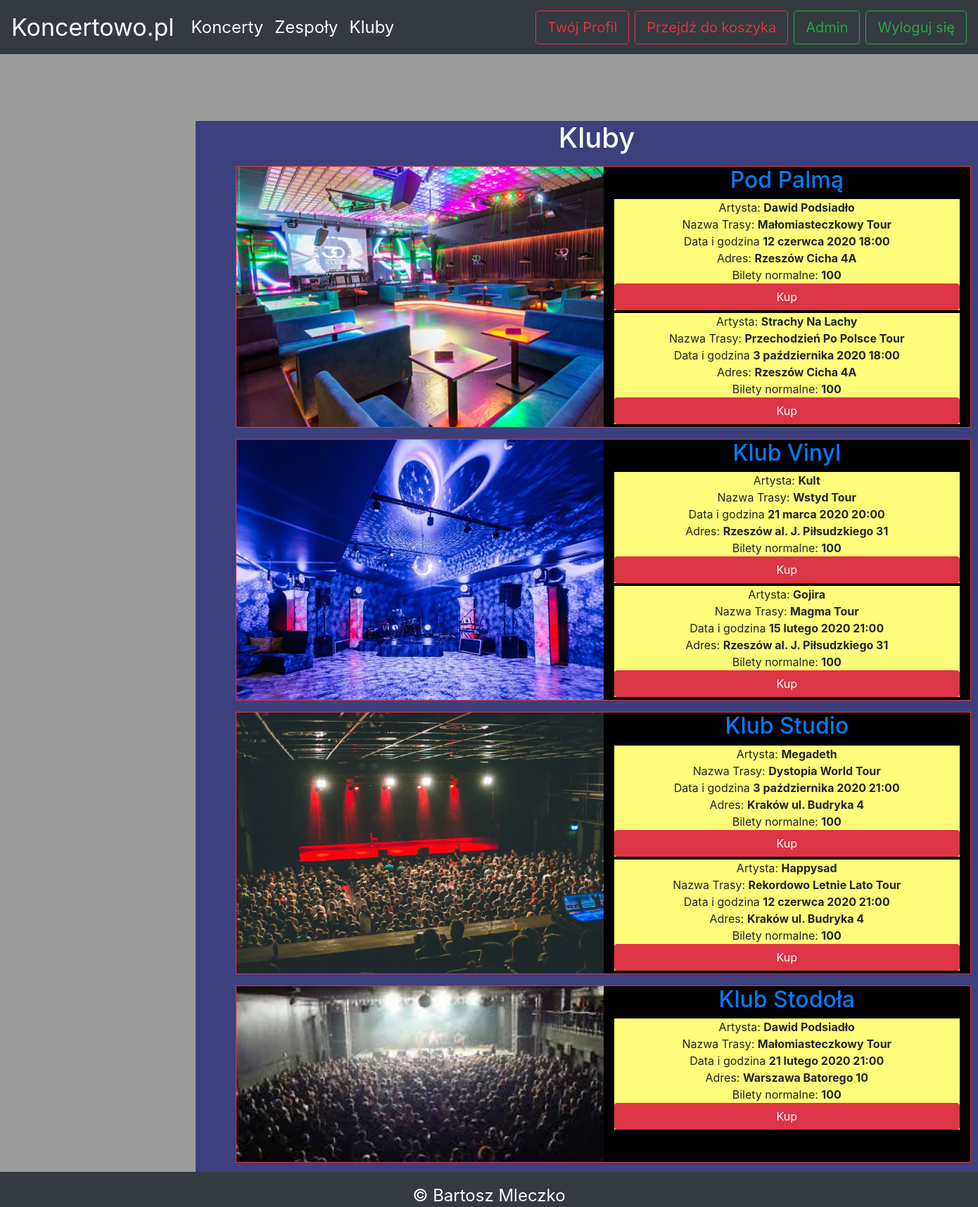
/clubs (signed in), run on the app's committed database.
### zespol/models.py (models this page shows, shortened)
class Club(models.Model):
    name = models.CharField("club_name", max_length=100)
    address = models.CharField("address", max_length=100)
    city = models.CharField("address", max_length=100,default='Rzeszów')
    image = models.ImageField("club_image", upload_to="icons/clubs", blank=True)
    normal_tickets = models.IntegerField("normal_tickets",default=100)
    class Meta:
        verbose_name="Klub"
        verbose_name_plural="Kluby"

class Concert(models.Model):
    name = models.CharField("concert_name", max_length=100)
    date = models.DateTimeField("concert_date")
    band = models.ForeignKey(Band,on_delete=models.CASCADE)
    club = models.ForeignKey(Club,on_delete=models.CASCADE)
    normal_tickets = models.IntegerField("normal_tickets",default=100)
    ticket_price = models.IntegerField("ticket_price", default=40)
    class Meta:
        verbose_name="Koncert"
        verbose_name_plural="Koncerty"

class Band(models.Model):
    name = models.CharField('band_name', max_length=50)
    image = models.ImageField("band_image", upload_to="icons/bands", blank=True)
    genre = models.ForeignKey(Genre,on_delete=models.CASCADE)
    class Meta:
        verbose_name="Zespol"
        verbose_name_plural="Zespoly"

### zespol/views.py (the view)
# urls.py: path('clubs', views.clubs, name='clubs'),
@login_required
def clubs(request):
    club_list  = Club.objects.all()
    return render(request,'clubs.html',{'clubs': club_list})

### zespol/templates/clubs.html (shortened to what this page needs)
{% extends 'index.html' %}
{% load static %}
{% block content %}
<div class="container content" style="position: absolute; top: 10%; left:20vw; bottom:10%; background: rgba(10,14,110,0.64);height:fit-content; min-height: 80%;" >
<h1 style="text-align: center; color:white;"> Kluby</h1>
{% for club in clubs %}
    <div class="row mt-3 mb-3" >
            <div class="col-11  bg-light border border-danger" style="left:5%;">
                <div class="row">
                    <div class="col" style="background: darkgray; min-height: 250px; height: inherit; background-image: url('{{ club.image.url }}'); background-size: cover; background-repeat: no-repeat; background-position: center;" >
                     </div>
                    <div class="col" style="text-align: center; background:black;">
                        <h2 style="color:white;">
                        <a href="{% url 'club_details' club.pk %}">{{ club.name }}</a>
                        </h2>
                        {% for concert in club.concert_set.all%}
                                <div class="mt-1" style="background:#fffd7a;">
                                <span>Artysta: <b>{{ concert.band.name}}</b></span>
                                <br>
                                 <span>Nazwa Trasy: <b>{{ concert.name }}</b></span>
                                <br>
                                <span> Data i godzina <b>{{ concert.date |date:"j E Y G:i" }}</b></span>
                                <br>
                                    <span> Adres:  <b> {{ concert.club.city }} {{ concert.club.address }}</b></span>
                                <br>
                                    <span> Bilety normalne: <b>{{ club.normal_tickets}}</b>  </span>
                                <br>
                          {% if concert.normal_tickets == 0%}
                                     <a href="{% url 'concert-detail' concert.pk %}" class="btn btn-primary btn-block mb-1" style="display: none;"> Kup</a>
                                <p style="color: red;"><b>Brak Biletów</b></p>
                                {% else %}
                                     <a href="{% url 'concert-detail' concert.pk %}" class="btn btn-danger btn-block mb-1"> Kup</a>
                             {% endif %}
                            </div>
                        {%  endfor%}
                    </div>
                </div>
            </div>
    </div>
{% endfor %}
        </div>
{% endblock %}

### data on the page
Club: image (picture), name "Pod Palmą", normal_tickets "100"
Concert: band.name "Dawid Podsiadło", name "Małomiasteczkowy Tour", date "12 czerwca 2020 18:00", club.city "Rzeszów", club.address "Cicha 4A", normal_tickets "Kup"
Concert: band.name "Strachy Na Lachy", name "Przechodzień Po Polsce Tour", date "3 października 2020 18:00", club.city "Rzeszów", club.address "Cicha 4A", normal_tickets "Kup"
Club: image (picture), name "Klub Vinyl", normal_tickets "100"
Concert: band.name "Kult", name "Wstyd Tour", date "21 marca 2020 20:00", club.city "Rzeszów", club.address "al. J. Piłsudzkiego 31", normal_tickets "Kup"
Concert: band.name "Gojira", name "Magma Tour", date "15 lutego 2020 21:00", club.city "Rzeszów", club.address "al. J. Piłsudzkiego 31", normal_tickets "Kup"
Club: image (picture), name "Klub Studio", normal_tickets "100"
Concert: band.name "Megadeth", name "Dystopia World Tour", date "3 października 2020 21:00", club.city "Kraków", club.address "ul. Budryka 4", normal_tickets "Kup"
Concert: band.name "Happysad", name "Rekordowo Letnie Lato Tour", date "12 czerwca 2020 21:00", club.city "Kraków", club.address "ul. Budryka 4", normal_tickets "Kup"
Club: image (picture), name "Klub Stodoła", normal_tickets "100"
Concert: band.name "Dawid Podsiadło", name "Małomiasteczkowy Tour", date "21 lutego 2020 21:00", club.city "Warszawa", club.address "Batorego 10", normal_tickets "Kup"
